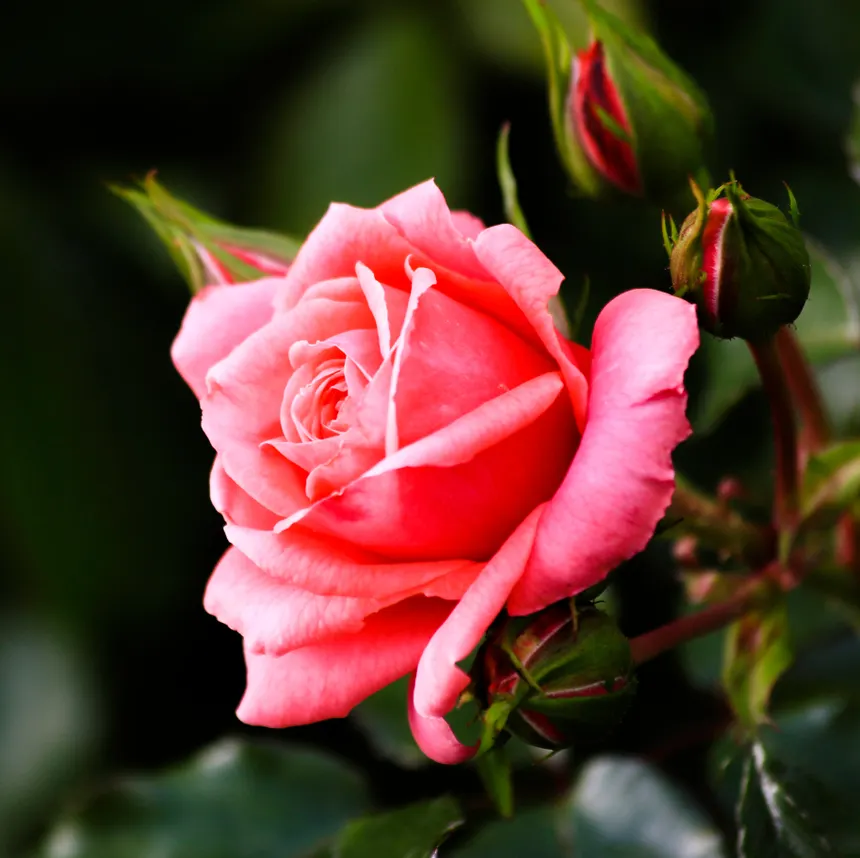
#> input picture Digital Image Processing/Rose.jpg, 860 x 858 px
$ python 'Sobel Filter.py'   (older library calls are emulated)
#> lines starting #> are read from the running program, lines starting #| are printed output that depends on the picture
import cv2
import numpy as np
import matplotlib.pyplot as plt

# Read image
image = cv2.imread("Rose.jpg")
#> image is the input picture: shape (858, 860, 3); mean B, G, R 44.2, 55.4, 89.3

if image is None:
    print("Image not found!")
    exit()

image = cv2.cvtColor(image, cv2.COLOR_BGR2RGB)

# Convert to grayscale
gray = cv2.cvtColor(image, cv2.COLOR_RGB2GRAY)
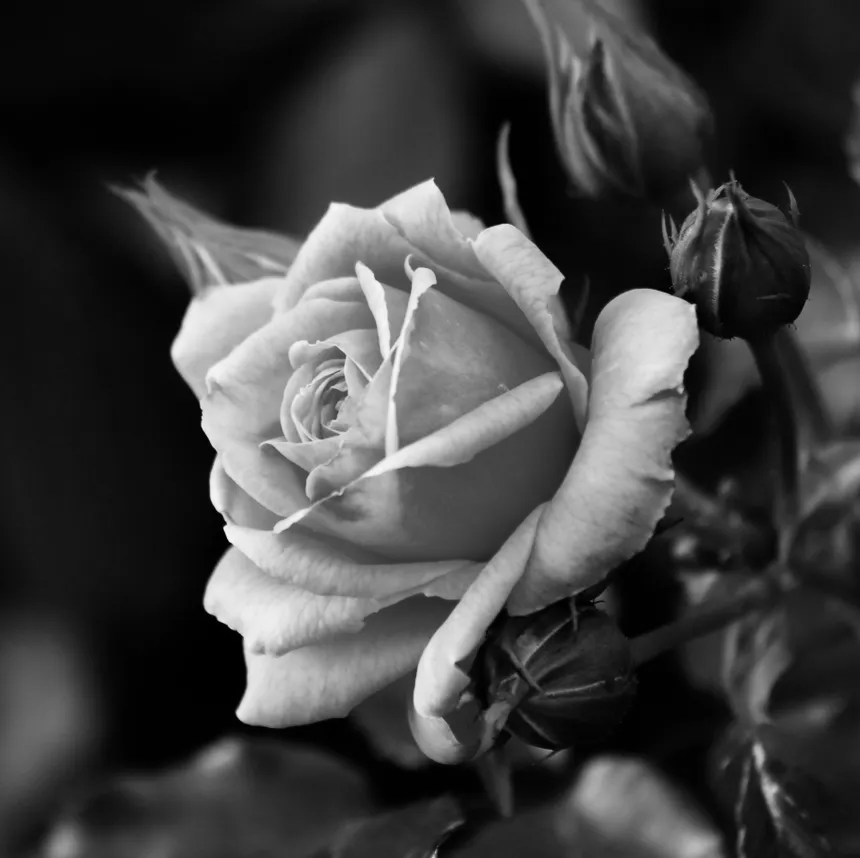
#> gray: shape (858, 860); min 0, max 251, mean 64.3

# Apply Sobel filters
sobel_x = cv2.Sobel(gray, cv2.CV_64F, 1, 0, ksize=3)
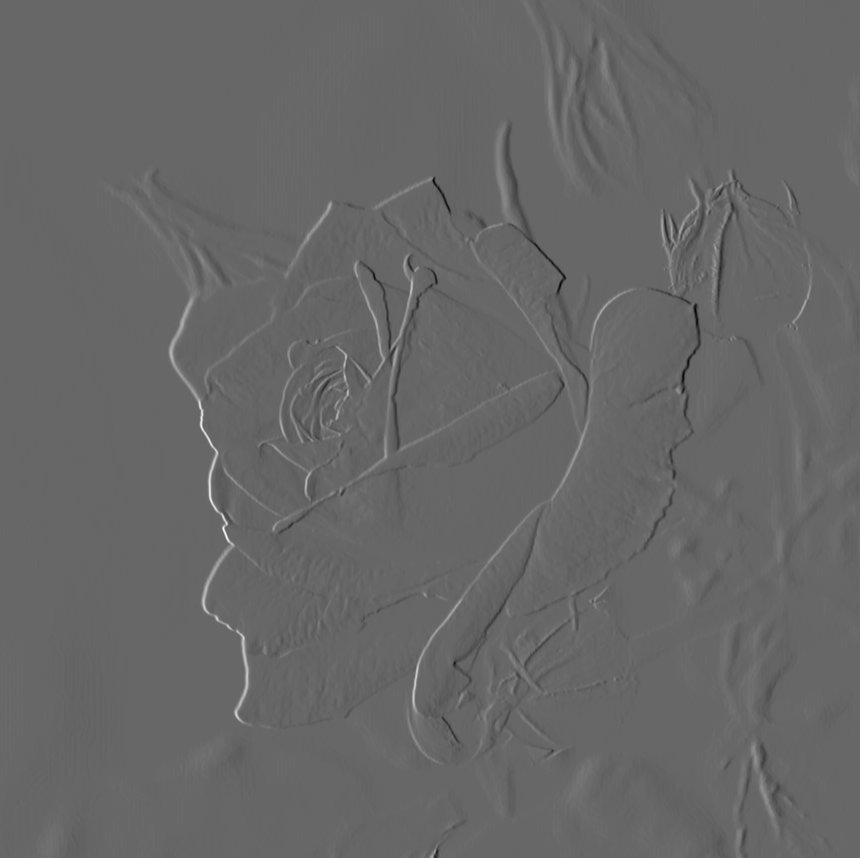
#> sobel_x: shape (858, 860) float64; min -633, max 929, mean 0.2; drawn with min black and max white
sobel_y = cv2.Sobel(gray, cv2.CV_64F, 0, 1, ksize=3)
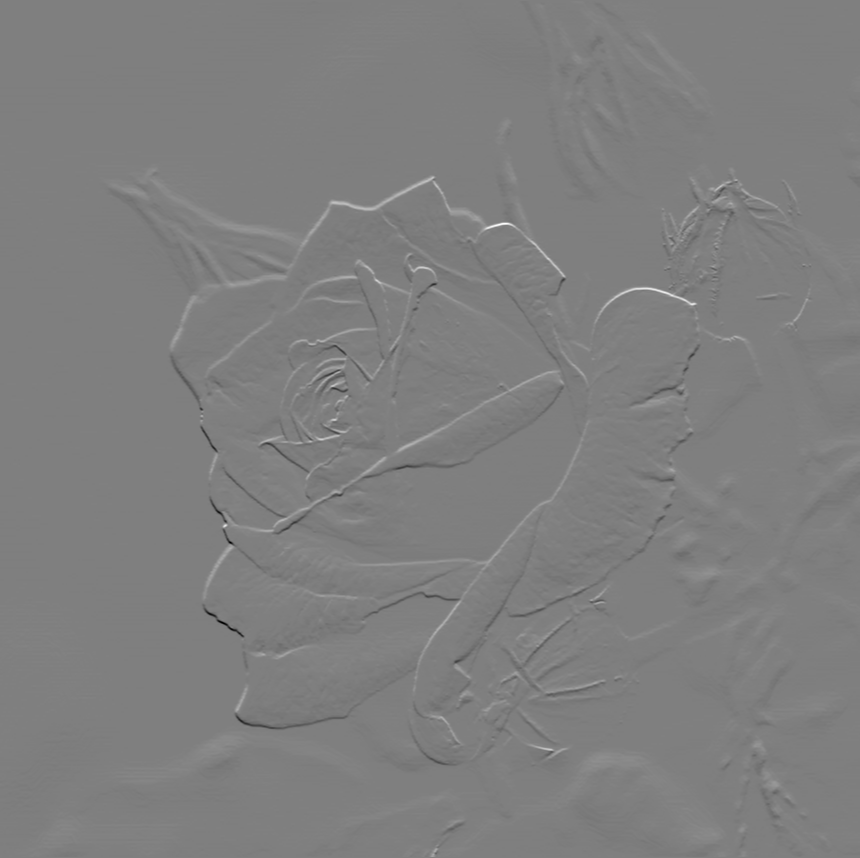
#> sobel_y: shape (858, 860) float64; min -801, max 803, mean 0.2; drawn with min black and max white

# Calculate gradient magnitude
magnitude = np.sqrt(sobel_x**2 + sobel_y**2)
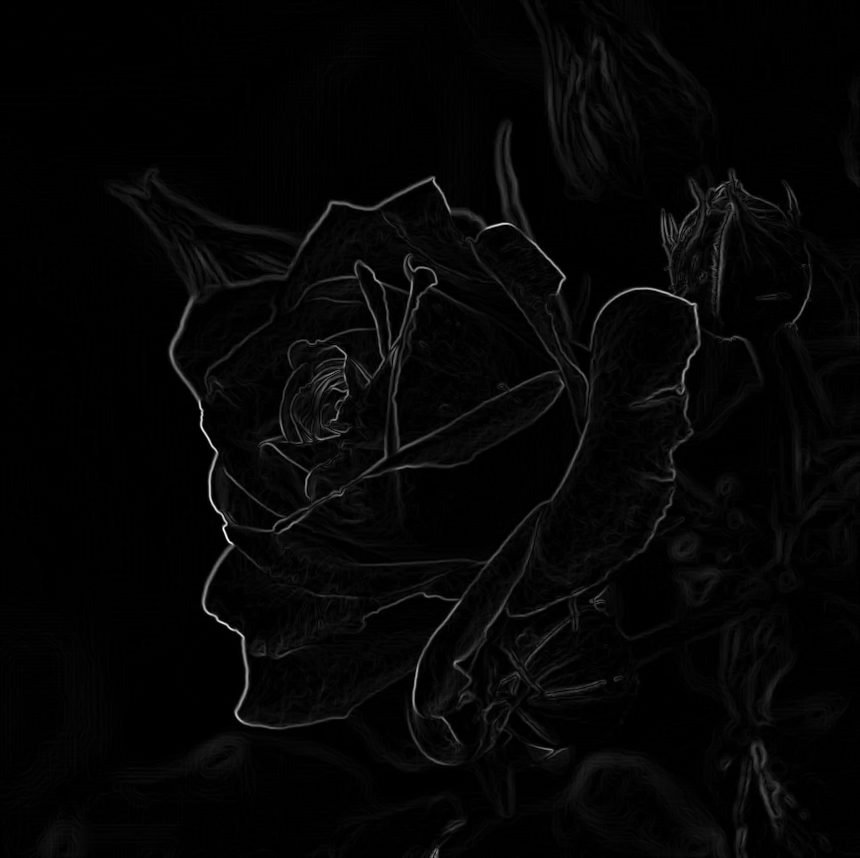
#> magnitude: shape (858, 860) float64; min 0, max 953.8, mean 21.1; drawn with min black and max white

# Normalize to 0-255
magnitude = cv2.normalize(
    magnitude, None, 0, 255,
    cv2.NORM_MINMAX
)

magnitude = magnitude.astype(np.uint8)

# Convert individual gradients to displayable format
sobel_x_display = cv2.convertScaleAbs(sobel_x)
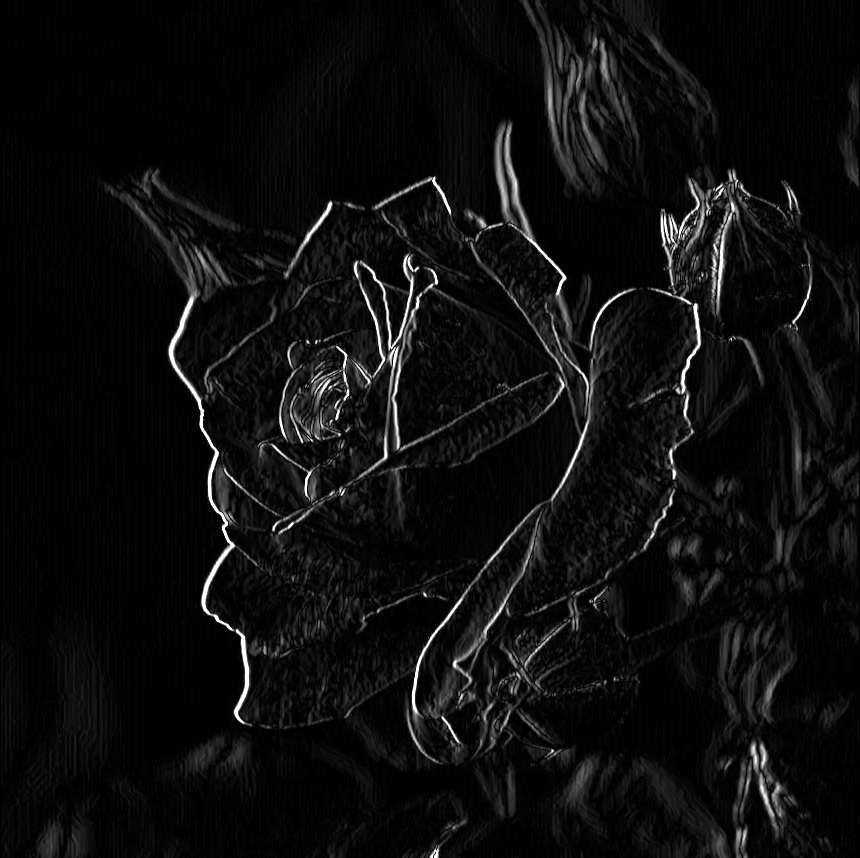
#> sobel_x_display: shape (858, 860); min 0, max 255, mean 13.6
sobel_y_display = cv2.convertScaleAbs(sobel_y)
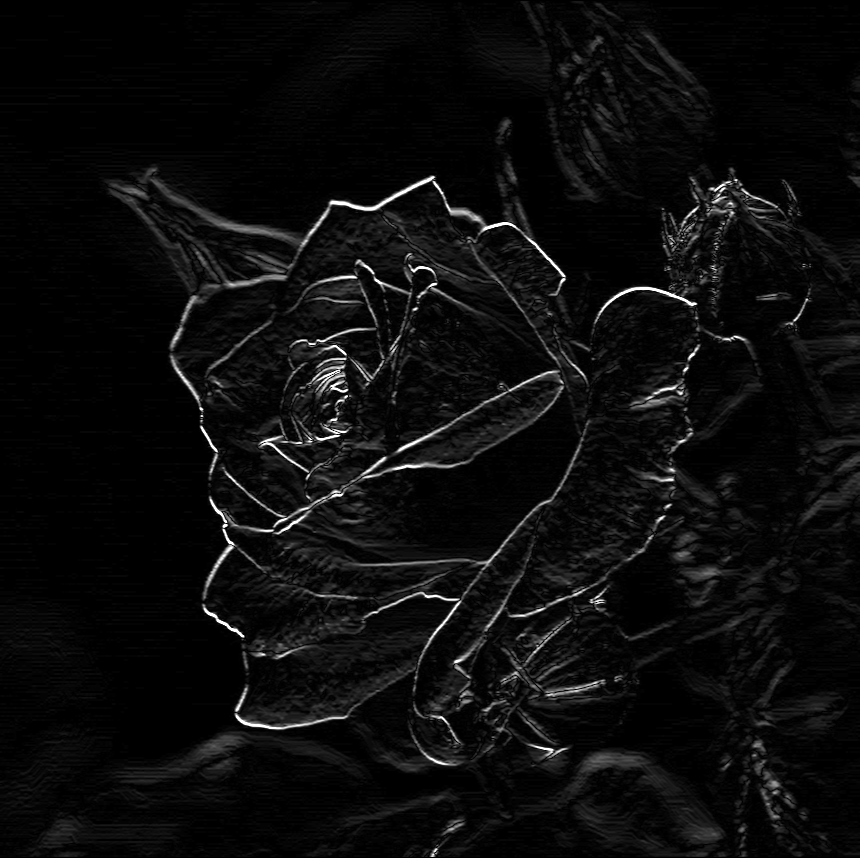
#> sobel_y_display: shape (858, 860); min 0, max 255, mean 12.1

# Display images
plt.figure(figsize=(12, 8))

plt.subplot(2, 2, 1)
plt.imshow(gray, cmap="gray")
plt.title("Original Grayscale")
plt.axis("off")

plt.subplot(2, 2, 2)
plt.imshow(sobel_x_display, cmap="gray")
plt.title("Horizontal Sobel (Gx)")
plt.axis("off")

plt.subplot(2, 2, 3)
plt.imshow(sobel_y_display, cmap="gray")
plt.title("Vertical Sobel (Gy)")
plt.axis("off")

plt.subplot(2, 2, 4)
plt.imshow(magnitude, cmap="gray")
plt.title("Sobel Edge Magnitude")
plt.axis("off")

plt.tight_layout()
plt.show()

# Save outputs
cv2.imwrite("sobel_x.jpg", sobel_x_display)
cv2.imwrite("sobel_y.jpg", sobel_y_display)
cv2.imwrite("sobel_edges.jpg", magnitude)
